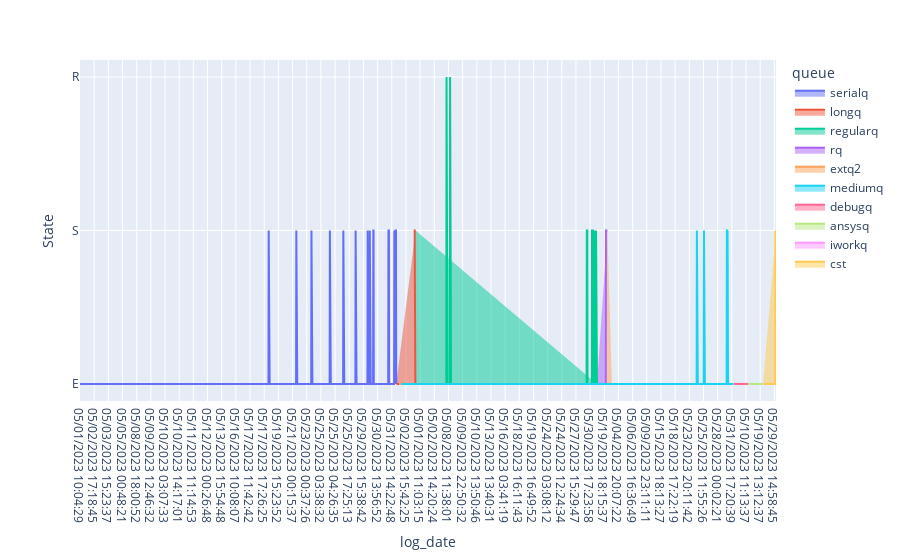

This figure's notebook cell:
### Code cell
fig10 = px.area(
        df3, x="log_date", y="State",
        color="queue")
fig10.show()

### Figure 1 — Plotly figure (JSON) as saved in the notebook; plotly's stock layout.template omitted (floating-point values rounded to 4 significant figures; data arrays with more than 128 entries replaced by an {"elided": "..."} marker saying what was removed)
{"data": [{"fillpattern": {"shape": ""}, "hovertemplate": "queue=serialq<br>log_date=%{x}<br>State=%{y}<extra></extra>", "legendgroup": "serialq", "line": {"color": "#636efa"}, "marker": {"symbol": "circle"}, "mode": "lines", "name": "serialq", "orientation": "v", "showlegend": true, "stackgroup": "1", "type": "scatter", "x": {"elided": "1362 str values"}, "xaxis": "x", "y": {"elided": "1362 str values"}, "yaxis": "y"}, {"fillpattern": {"shape": ""}, "hovertemplate": "queue=longq<br>log_date=%{x}<br>State=%{y}<extra></extra>", "legendgroup": "longq", "line": {"color": "#EF553B"}, "marker": {"symbol": "circle"}, "mode": "lines", "name": "longq", "orientation": "v", "showlegend": true, "stackgroup": "1", "type": "scatter", "x": ["05/02/2023 09:51:31", "05/01/2023 13:16:27", "05/01/2023 07:34:55", "05/02/2023 19:02:52", "05/01/2023 15:36:57", "05/01/2023 15:38:33", "05/01/2023 17:10:12", "05/01/2023 20:30:33", "05/02/2023 16:59:34", "05/03/2023 01:40:33", "05/01/2023 17:42:10", "05/01/2023 18:38:54", "05/01/2023 20:30:25", "05/01/2023 20:33:37", "05/01/2023 21:05:25", "05/01/2023 21:24:41", "05/01/2023 21:46:45", "05/01/2023 22:23:47", "05/01/2023 22:48:10", "05/02/2023 04:03:32", "05/03/2023 01:40:35", "05/03/2023 03:01:03", "05/03/2023 14:30:38", "05/02/2023 12:11:17", "05/02/2023 10:04:23", "05/02/2023 10:06:32", "05/02/2023 10:25:18", "05/02/2023 10:32:40", "05/02/2023 10:54:01", "05/02/2023 10:58:19", "05/02/2023 12:46:31", "05/02/2023 11:22:07", "05/02/2023 12:25:29", "05/02/2023 12:47:01", "05/02/2023 14:13:08", "05/02/2023 14:21:06", "05/02/2023 16:53:56", "05/02/2023 14:42:30", "05/04/2023 16:49:54", "05/04/2023 17:01:26", "05/02/2023 15:42:25", "05/02/2023 15:52:12", "05/02/2023 16:09:26", "05/04/2023 16:50:30", "05/08/2023 10:05:53", "05/03/2023 13:18:52", "05/04/2023 03:09:44", "05/09/2023 11:23:16", "05/04/2023 15:28:51", "05/04/2023 16:18:55", "05/09/2023 21:17:49", "05/08/2023 12:32:32", "05/08/2023 12:38:10", "05/13/2023 11:20:09", "05/13/2023 12:41:16", "05/14/2023 11:02:31", "05/09/2023 15:03:56", "05/10/2023 12:29:13", "05/10/2023 22:53:26", "05/13/2023 09:26:29", "05/10/2023 15:17:37", "05/10/2023 17:17:12", "05/10/2023 18:19:30", "05/12/2023 11:42:50", "05/15/2023 00:17:14", "05/11/2023 14:23:34", "05/14/2023 01:52:18", "05/11/2023 15:11:34", "05/11/2023 16:12:47", "05/12/2023 13:56:07", "05/17/2023 14:32:03", "05/15/2023 16:19:36", "05/21/2023 10:34:36", "05/23/2023 18:31:40", "05/26/2023 16:16:43", "05/22/2023 18:10:18", "05/26/2023 16:20:59", "05/29/2023 09:22:40", "05/31/2023 11:56:07", "05/31/2023 11:22:26", "05/31/2023 11:22:32", "05/29/2023 09:22:40", "05/31/2023 11:23:07"], "xaxis": "x", "y": ["E", "E", "E", "E", "E", "E", "E", "E", "E", "E", "E", "E", "E", "E", "E", "E", "E", "E", "E", "E", "E", "E", "E", "E", "E", "E", "E", "E", "E", "E", "E", "E", "E", "E", "E", "E", "E", "E", "E", "E", "E", "E", "E", "E", "E", "E", "E", "E", "E", "E", "E", "E", "E", "E", "E", "E", "E", "E", "E", "E", "E", "E", "E", "E", "E", "E", "E", "E", "E", "E", "E", "E", "E", "E", "E", "E", "E", "E", "E", "E", "E", "S", "S"], "yaxis": "y"}, {"fillpattern": {"shape": ""}, "hovertemplate": "queue=regularq<br>log_date=%{x}<br>State=%{y}<extra></extra>", "legendgroup": "regularq", "line": {"color": "#00cc96"}, "marker": {"symbol": "circle"}, "mode": "lines", "name": "regularq", "orientation": "v", "showlegend": true, "stackgroup": "1", "type": "scatter", "x": {"elided": "774 str values"}, "xaxis": "x", "y": {"elided": "774 str values"}, "yaxis": "y"}, {"fillpattern": {"shape": ""}, "hovertemplate": "queue=rq<br>log_date=%{x}<br>State=%{y}<extra></extra>", "legendgroup": "rq", "line": {"color": "#ab63fa"}, "marker": {"symbol": "circle"}, "mode": "lines", "name": "rq", "orientation": "v", "showlegend": true, "stackgroup": "1", "type": "scatter", "x": ["05/02/2023 02:57:16", "05/02/2023 03:12:30", "05/02/2023 02:53:27", "05/02/2023 01:18:21", "05/02/2023 03:07:57", "05/02/2023 02:51:04", "05/02/2023 02:51:45", "05/03/2023 01:40:10", "05/03/2023 01:40:12", "05/03/2023 01:40:13", "05/03/2023 01:40:29", "05/06/2023 00:03:36", "05/05/2023 22:31:15", "05/05/2023 23:00:47", "05/05/2023 21:51:27", "05/05/2023 22:18:42", "05/05/2023 22:31:27", "05/05/2023 22:42:12", "05/14/2023 19:31:20", "05/14/2023 18:25:23", "05/10/2023 16:14:02", "05/14/2023 20:20:29", "05/14/2023 22:03:22", "05/14/2023 21:38:33", "05/14/2023 21:14:25", "05/14/2023 19:46:28", "05/17/2023 17:11:28", "05/19/2023 16:35:14", "05/19/2023 17:09:37", "05/19/2023 18:22:45", "05/19/2023 18:15:37", "05/19/2023 16:59:26", "05/19/2023 17:36:30", "05/19/2023 17:11:26", "05/31/2023 13:00:44", "05/31/2023 13:00:56", "05/21/2023 08:37:47", "05/31/2023 12:47:44", "05/31/2023 13:03:36", "05/31/2023 13:06:02", "05/31/2023 13:06:26", "05/31/2023 13:06:47", "05/31/2023 13:07:09", "05/31/2023 13:09:06"], "xaxis": "x", "y": ["E", "E", "E", "E", "E", "E", "E", "E", "E", "E", "E", "E", "E", "E", "E", "E", "E", "E", "E", "E", "E", "E", "E", "E", "E", "E", "E", "E", "E", "E", "E", "E", "E", "E", "E", "E", "E", "S", "S", "S", "S", "S", "S", "S"], "yaxis": "y"}, {"fillpattern": {"shape": ""}, "hovertemplate": "queue=extq2<br>log_date=%{x}<br>State=%{y}<extra></extra>", "legendgroup": "extq2", "line": {"color": "#FFA15A"}, "marker": {"symbol": "circle"}, "mode": "lines", "name": "extq2", "orientation": "v", "showlegend": true, "stackgroup": "1", "type": "scatter", "x": ["05/01/2023 14:25:34", "05/01/2023 15:48:44", "05/01/2023 18:38:54", "05/01/2023 19:18:03", "05/02/2023 03:00:47", "05/02/2023 10:58:01", "05/02/2023 13:23:03", "05/02/2023 14:16:29", "05/03/2023 10:51:19", "05/03/2023 10:56:35", "05/03/2023 10:58:09", "05/03/2023 12:46:36", "05/03/2023 12:47:56", "05/03/2023 14:10:43", "05/03/2023 15:51:49", "05/03/2023 15:54:03", "05/03/2023 15:59:21", "05/03/2023 17:58:12", "05/19/2023 12:49:49", "05/23/2023 16:02:38"], "xaxis": "x", "y": ["E", "E", "E", "E", "E", "E", "E", "E", "E", "E", "E", "E", "E", "E", "E", "E", "E", "E", "E", "E"], "yaxis": "y"}, {"fillpattern": {"shape": ""}, "hovertemplate": "queue=mediumq<br>log_date=%{x}<br>State=%{y}<extra></extra>", "legendgroup": "mediumq", "line": {"color": "#19d3f3"}, "marker": {"symbol": "circle"}, "mode": "lines", "name": "mediumq", "orientation": "v", "showlegend": true, "stackgroup": "1", "type": "scatter", "x": {"elided": "528 str values"}, "xaxis": "x", "y": {"elided": "528 str values"}, "yaxis": "y"}, {"fillpattern": {"shape": ""}, "hovertemplate": "queue=debugq<br>log_date=%{x}<br>State=%{y}<extra></extra>", "legendgroup": "debugq", "line": {"color": "#FF6692"}, "marker": {"symbol": "circle"}, "mode": "lines", "name": "debugq", "orientation": "v", "showlegend": true, "stackgroup": "1", "type": "scatter", "x": ["05/02/2023 11:33:30", "05/02/2023 11:35:01", "05/02/2023 11:48:43", "05/03/2023 15:46:02", "05/04/2023 14:06:50", "05/04/2023 14:09:42", "05/04/2023 14:15:42", "05/04/2023 15:04:34", "05/04/2023 15:06:18", "05/04/2023 15:08:15", "05/04/2023 15:10:41", "05/04/2023 15:12:14", "05/04/2023 23:43:20", "05/04/2023 23:47:56", "05/04/2023 23:50:19", "05/06/2023 12:26:00", "05/06/2023 12:27:57", "05/06/2023 12:30:54", "05/06/2023 12:37:15", "05/06/2023 12:42:46", "05/06/2023 12:51:27", "05/06/2023 12:55:51", "05/06/2023 12:59:37", "05/06/2023 13:00:32", "05/06/2023 13:02:37", "05/06/2023 13:08:48", "05/06/2023 13:15:12", "05/06/2023 13:18:33", "05/06/2023 13:24:20", "05/06/2023 13:47:43", "05/06/2023 13:52:50", "05/06/2023 13:54:25", "05/06/2023 14:03:43", "05/08/2023 14:05:55", "05/08/2023 14:08:53", "05/08/2023 14:10:56", "05/08/2023 14:15:41", "05/08/2023 14:16:40", "05/08/2023 14:26:00", "05/08/2023 23:02:53", "05/09/2023 01:54:48", "05/09/2023 02:00:07", "05/09/2023 02:02:37", "05/09/2023 02:04:42", "05/09/2023 02:06:46", "05/09/2023 16:04:36", "05/09/2023 17:01:30", "05/09/2023 23:03:17", "05/10/2023 11:01:13", "05/10/2023 11:03:16", "05/10/2023 11:05:28", "05/10/2023 11:09:39", "05/10/2023 11:13:37", "05/10/2023 11:55:21", "05/10/2023 11:56:31", "05/22/2023 10:04:51", "05/22/2023 10:49:01", "05/22/2023 10:51:14", "05/27/2023 12:45:02", "05/27/2023 12:49:28", "05/27/2023 12:50:26", "05/27/2023 12:53:26"], "xaxis": "x", "y": ["E", "E", "E", "E", "E", "E", "E", "E", "E", "E", "E", "E", "E", "E", "E", "E", "E", "E", "E", "E", "E", "E", "E", "E", "E", "E", "E", "E", "E", "E", "E", "E", "E", "E", "E", "E", "E", "E", "E", "E", "E", "E", "E", "E", "E", "E", "E", "E", "E", "E", "E", "E", "E", "E", "E", "E", "E", "E", "E", "E", "E", "E"], "yaxis": "y"}, {"fillpattern": {"shape": ""}, "hovertemplate": "queue=ansysq<br>log_date=%{x}<br>State=%{y}<extra></extra>", "legendgroup": "ansysq", "line": {"color": "#B6E880"}, "marker": {"symbol": "circle"}, "mode": "lines", "name": "ansysq", "orientation": "v", "showlegend": true, "stackgroup": "1", "type": "scatter", "x": ["05/03/2023 09:39:15", "05/03/2023 09:52:24", "05/03/2023 09:58:46", "05/03/2023 10:38:40", "05/03/2023 11:37:23", "05/03/2023 11:50:39", "05/03/2023 12:00:27", "05/03/2023 12:06:13", "05/03/2023 12:18:12", "05/03/2023 12:23:15", "05/03/2023 12:31:05", "05/03/2023 21:45:47", "05/03/2023 13:25:27", "05/03/2023 13:29:22", "05/03/2023 13:32:30", "05/03/2023 13:34:45", "05/03/2023 13:37:04", "05/03/2023 13:39:15", "05/03/2023 13:42:42", "05/03/2023 13:46:02", "05/03/2023 13:57:39", "05/03/2023 14:01:43", "05/03/2023 14:05:42", "05/03/2023 14:18:06", "05/03/2023 14:28:35", "05/03/2023 14:34:16", "05/04/2023 17:51:55", "05/08/2023 22:36:27", "05/09/2023 09:44:34", "05/09/2023 21:48:34", "05/14/2023 17:31:04", "05/11/2023 21:10:37", "05/11/2023 21:23:54", "05/11/2023 21:32:24", "05/11/2023 21:38:34", "05/11/2023 21:44:27", "05/12/2023 09:53:59", "05/12/2023 09:57:19", "05/12/2023 11:30:09", "05/12/2023 11:38:47", "05/12/2023 15:58:06", "05/12/2023 16:43:24", "05/15/2023 20:07:14", "05/15/2023 15:07:14", "05/15/2023 14:44:30", "05/15/2023 16:33:16", "05/15/2023 17:01:11", "05/15/2023 17:30:33", "05/15/2023 17:56:52", "05/19/2023 12:58:06", "05/19/2023 13:12:37", "05/22/2023 18:19:19", "05/22/2023 16:09:18", "05/22/2023 16:57:10", "05/22/2023 16:59:17", "05/23/2023 16:27:05", "05/26/2023 14:42:21", "05/26/2023 15:58:32", "05/26/2023 15:02:45", "05/29/2023 06:50:30", "05/29/2023 09:56:16", "05/31/2023 23:59:34"], "xaxis": "x", "y": ["E", "E", "E", "E", "E", "E", "E", "E", "E", "E", "E", "E", "E", "E", "E", "E", "E", "E", "E", "E", "E", "E", "E", "E", "E", "E", "E", "E", "E", "E", "E", "E", "E", "E", "E", "E", "E", "E", "E", "E", "E", "E", "E", "E", "E", "E", "E", "E", "E", "E", "E", "E", "E", "E", "E", "E", "E", "E", "E", "E", "E", "E"], "yaxis": "y"}, {"fillpattern": {"shape": ""}, "hovertemplate": "queue=iworkq<br>log_date=%{x}<br>State=%{y}<extra></extra>", "legendgroup": "iworkq", "line": {"color": "#FF97FF"}, "marker": {"symbol": "circle"}, "mode": "lines", "name": "iworkq", "orientation": "v", "showlegend": true, "stackgroup": "1", "type": "scatter", "x": ["05/04/2023 09:53:12"], "xaxis": "x", "y": ["E"], "yaxis": "y"}, {"fillpattern": {"shape": ""}, "hovertemplate": "queue=cst<br>log_date=%{x}<br>State=%{y}<extra></extra>", "legendgroup": "cst", "line": {"color": "#FECB52"}, "marker": {"symbol": "circle"}, "mode": "lines", "name": "cst", "orientation": "v", "showlegend": true, "stackgroup": "1", "type": "scatter", "x": ["05/23/2023 18:19:00", "05/29/2023 14:07:33", "05/29/2023 14:07:34", "05/29/2023 12:51:10", "05/29/2023 12:53:26", "05/29/2023 14:09:16", "05/29/2023 14:09:16", "05/29/2023 14:10:59", "05/29/2023 14:10:58", "05/29/2023 12:59:08", "05/29/2023 12:59:22", "05/29/2023 12:59:53", "05/29/2023 12:59:54", "05/29/2023 14:12:43", "05/29/2023 13:02:26", "05/29/2023 13:03:25", "05/29/2023 13:14:41", "05/29/2023 13:14:43", "05/29/2023 13:14:43", "05/29/2023 13:14:48", "05/29/2023 13:14:46", "05/29/2023 13:14:56", "05/29/2023 13:14:56", "05/29/2023 13:14:56", "05/29/2023 13:15:45", "05/29/2023 13:15:44", "05/29/2023 13:15:45", "05/29/2023 13:15:46", "05/29/2023 13:15:47", "05/29/2023 14:11:10", "05/29/2023 13:26:37", "05/29/2023 13:26:39", "05/29/2023 13:26:43", "05/29/2023 13:32:10", "05/29/2023 14:11:10", "05/29/2023 14:12:53", "05/29/2023 14:14:35", "05/29/2023 14:14:28", "05/29/2023 14:15:06", "05/29/2023 13:58:40", "05/29/2023 14:15:11", "05/29/2023 14:15:21", "05/29/2023 14:15:28", "05/29/2023 14:17:23", "05/29/2023 14:16:21", "05/29/2023 14:17:25", "05/29/2023 14:18:50", "05/29/2023 14:20:53", "05/29/2023 14:19:53", "05/29/2023 14:24:38", "05/29/2023 14:27:16", "05/29/2023 14:28:01", "05/29/2023 14:57:13", "05/29/2023 14:58:45", "05/29/2023 15:09:38", "05/29/2023 15:15:18", "05/30/2023 22:50:32", "05/31/2023 11:16:21", "05/31/2023 13:11:45", "05/31/2023 13:18:34", "05/31/2023 13:21:49"], "xaxis": "x", "y": ["E", "E", "E", "E", "E", "E", "E", "E", "E", "E", "E", "E", "E", "E", "E", "E", "E", "E", "E", "E", "E", "E", "E", "E", "E", "E", "E", "E", "E", "E", "E", "E", "E", "E", "E", "E", "E", "E", "E", "E", "E", "E", "E", "E", "E", "E", "E", "E", "E", "E", "E", "E", "E", "E", "E", "E", "E", "S", "E", "E", "S"], "yaxis": "y"}], "layout": {"legend": {"title": {"text": "queue"}, "tracegroupgap": 0}, "margin": {"t": 60}, "xaxis": {"anchor": "y", "domain": [0, 1], "title": {"text": "log_date"}}, "yaxis": {"anchor": "x", "domain": [0, 1], "title": {"text": "State"}}}}
